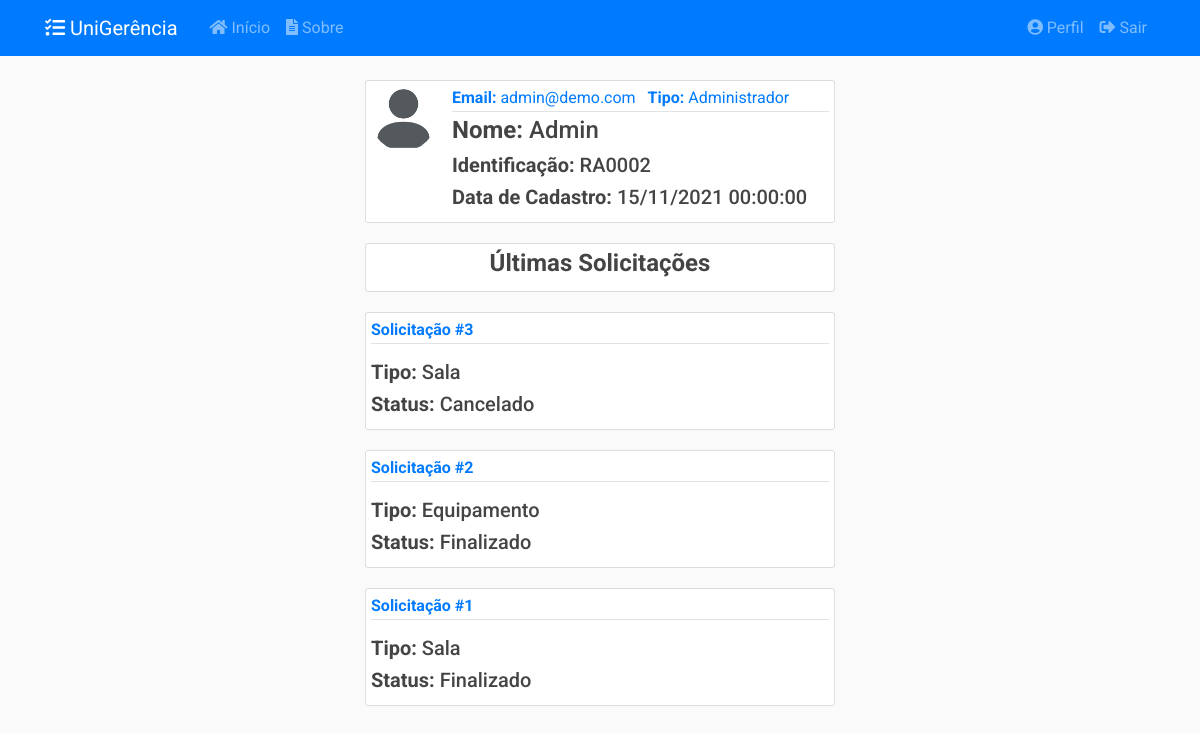
Screenshot of /usuarios/2 (signed in) with the database file from the repository.
### app/models/usuarios.py (models this page shows, shortened)
class Usuario(db.Model, UserMixin):
    __tablename__ = 'usuarios'
    __table_args__ = {'extend_existing': True}
    id = db.Column(db.Integer, primary_key=True)
    nome = db.Column(db.String(100), nullable=False)
    identificacao = db.Column(db.String(20), unique=True, nullable=False)
    email = db.Column(db.String(100), unique=True, nullable=False)
    senha = db.Column(db.String(60), nullable=False)
    data_cadastro = db.Column(db.DateTime, nullable=False,
                              default=datetime.now().astimezone(fuso_horario))
    data_atualizacao = db.Column(db.DateTime, nullable=True)
    tipo = db.Column(db.Enum(TipoUsuario), nullable=False)
    ativo = db.Column(db.Boolean, nullable=False, default=True)
    imagem_perfil = db.Column(db.String(20), nullable=False,
                              default='default.jpg')
    posts = db.relationship('Post', backref='autor',
                            foreign_keys='Post.usuario_id', lazy=True)
    recipiente = db.relationship('Post', backref='destinatario',
                                 foreign_keys='Post.destinatario_id', lazy=True)
    solicitacoes = db.relationship('Solicitacao', backref='autor', lazy=True)
    relatorios = db.relationship('Relatorio', backref='autor', lazy=True)
    def recupera_id(usuario_id):
        return Usuario.query.filter_by(id=usuario_id).filter_by(ativo=True).first_or_404()
    def __repr__(self):
        return f"{self.nome} ({self.identificacao})"

### app/models/solicitacoes.py (models this page shows, shortened)
class Solicitacao(db.Model):
    __tablename__ = 'solicitacoes'
    __table_args__ = {'extend_existing': True}
    id = db.Column(db.Integer, primary_key=True)
    status = db.Column(db.Enum(Status), default=Status.ABERTO.name)
    data_abertura = db.Column(db.DateTime, nullable=False,
                              default=datetime.now().astimezone(fuso_horario))
    data_inicio_pref = db.Column(db.Date, nullable=False)
    data_fim_pref = db.Column(db.Date, nullable=False)
    data_retirada = db.Column(db.DateTime, nullable=True)
    data_devolucao = db.Column(db.DateTime, nullable=True)
    data_cancelamento = db.Column(db.DateTime, nullable=True)
    data_finalizacao = db.Column(db.DateTime, nullable=True)
    quantidade = db.Column(db.Integer, nullable=False, default=0)
    descricao = db.Column(db.String(20), nullable=False)
    tipo = db.Column(db.String(20), nullable=False)
    ativo = db.Column(db.Boolean, nullable=False, default=True)
    usuario_id = db.Column(db.Integer, db.ForeignKey('usuarios.id'),
                           nullable=False)
    turno_id = db.Column(db.Integer, db.ForeignKey('turnos.id'),
                           nullable=False)
    turno = db.relationship('Turno', back_populates='solicitacoes')
    def recupera_autor_limite(usuario, limite):
        return Solicitacao.query.filter_by(autor=usuario).filter_by(
            ativo=True).order_by(Solicitacao.id.desc()).limit(limite)
    __mapper_args__ = {
        'polymorphic_identity': 'SOLICITACAO',
        'polymorphic_on': tipo
    }

class SolicitacaoSala(Solicitacao):
    __tablename__ = 'solicitacoes_salas'
    id = db.Column(db.Integer, db.ForeignKey('solicitacoes.id'), primary_key=True)
    setor_id = db.Column(db.Integer, db.ForeignKey('setores.id'), nullable=False)
    setor = db.relationship('Setor', back_populates='solicitacoes')
    salas = db.relationship('Sala', secondary= solicitacao_s,
                                    back_populates='solicitacoes')
    __mapper_args__ = {
        'polymorphic_identity': 'SALA',
    }

class Solicitacao(db.Model):
    __tablename__ = 'solicitacoes'
    __table_args__ = {'extend_existing': True}
    id = db.Column(db.Integer, primary_key=True)
    status = db.Column(db.Enum(Status), default=Status.ABERTO.name)
    data_abertura = db.Column(db.DateTime, nullable=False,
                              default=datetime.now().astimezone(fuso_horario))
    data_inicio_pref = db.Column(db.Date, nullable=False)
    data_fim_pref = db.Column(db.Date, nullable=False)
    data_retirada = db.Column(db.DateTime, nullable=True)
    data_devolucao = db.Column(db.DateTime, nullable=True)
    data_cancelamento = db.Column(db.DateTime, nullable=True)
    data_finalizacao = db.Column(db.DateTime, nullable=True)
    quantidade = db.Column(db.Integer, nullable=False, default=0)
    descricao = db.Column(db.String(20), nullable=False)
    tipo = db.Column(db.String(20), nullable=False)
    ativo = db.Column(db.Boolean, nullable=False, default=True)
    usuario_id = db.Column(db.Integer, db.ForeignKey('usuarios.id'),
                           nullable=False)
    turno_id = db.Column(db.Integer, db.ForeignKey('turnos.id'),
                           nullable=False)
    turno = db.relationship('Turno', back_populates='solicitacoes')
    def recupera_autor_limite(usuario, limite):
        return Solicitacao.query.filter_by(autor=usuario).filter_by(
            ativo=True).order_by(Solicitacao.id.desc()).limit(limite)
    __mapper_args__ = {
        'polymorphic_identity': 'SOLICITACAO',
        'polymorphic_on': tipo
    }

class SolicitacaoEquipamento(Solicitacao):
    __tablename__ = 'solicitacoes_equipamentos'
    id = db.Column(db.Integer, db.ForeignKey('solicitacoes.id'), primary_key=True)
    tipo_eqp_id = db.Column(db.Integer, db.ForeignKey('tipos_equipamento.id'),
                           nullable=True)
    equipamentos = db.relationship('Equipamento', secondary=solicitacao_e,
                                   back_populates='solicitacoes')
    tipo_eqp = db.relationship('TipoEquipamento', back_populates='solicitacoes')
    __mapper_args__ = {
        'polymorphic_identity': 'EQUIPAMENTO'
    }

### app/controllers/usuarios.py (the view)
@usuarios.route("/<int:usuario_id>", methods=['GET'])
@login_required
@admin_required
def usuario(usuario_id):
    usuario = Usuario.recupera_id(usuario_id)
    solicitacoes = Solicitacao.recupera_autor_limite(usuario, 5)
    return render_template('usuarios/usuario.html',
                           title=usuario, usuario=usuario,
                           solicitacoes=solicitacoes)

### app/models/usuarios.py (called while the page is built)
@login_manager.user_loader
def load_user(user_id):
    return Usuario.query.get(int(user_id))

### app/utils.py (called while the page is built)
def admin_required(f):
    @wraps(f)
    def wrap(*args, **kwargs):
        if current_user.tipo.name == 'ADMIN':
            return f(*args, **kwargs)
        else:
            flash('Você não tem autorização para acessar esta página.', 'danger')
        return redirect(url_for('principal.inicio'))
    return wrap

### app/templates/usuarios/usuario.html (shortened to what this page needs)
{% extends "layout.html" %}
{% block conteudo %}
<article class="media content-section">
    <img class="rounded-circle article-img" src="{{ url_for('static', filename='img_perfil/' + usuario.imagem_perfil) }}">
    <div class="media-body">
        <div class="article-metadata">
            <a class="mr-2"><strong>Email:</strong> {{ usuario.email }}</a>
            <a class="mr-2"><strong>Tipo:</strong> {{ usuario.tipo.value }}</a>
        </div>
        <h4 class="article-title"><strong>Nome:</strong> {{ usuario.nome }}</h4>
        <h5 class="article-content"><strong>Identificação:</strong> {{ usuario.identificacao }}</h5>
        <h5 class="article-content"><strong>Data de Cadastro:</strong> {{ usuario.data_cadastro.strftime('%d/%m/%Y %H:%M:%S') }}</h5>
    </div>
</article>
<article class="media content-section">
    <div class="media-body">
        <h4 class="article-content text-center"><strong>Últimas Solicitações</strong></h4>
    </div>
</article>
{% for solicitacao in solicitacoes %}
<article class="media content-section">
    <div class="media-body">
        <div class="article-metadata mb-3">
            <a class="mr-2" href="{{ url_for('solicitacoes.solicitacao', solicitacao_id=solicitacao.id )}}"><strong>Solicitação #{{ solicitacao.id }}</strong></a>
        </div>
        {% if solicitacao.tipo == 'EQUIPAMENTO' %}
        <h5 class="article-content"><strong>Tipo:</strong> Equipamento</h5>
        {% elif solicitacao.tipo == 'SALA' %}
        <h5 class="article-content"><strong>Tipo:</strong> Sala</h5>
        {% endif %}
        <h5 class="article-content"><strong>Status:</strong> {{ solicitacao.status.value }}</h5>
    </div>
</article>
{% endfor %}
{% endblock conteudo %}

### app/static/css/main.css (style rules this page uses)
body { background: #fafafad5; color: #333333; margin-top: 5rem; font-family: 'Roboto' !important; }
h1, h2, h3, h4, h5, h6 { color: #444444; }
html { scroll-behavior: smooth; }
.content-section { background: #ffffff; padding: 5px 5px; border: 1px solid #dddddd; border-radius: 3px; margin-bottom: 20px; }
.article-title { color: #444444; }
.article-content { white-space: pre-line; }
.article-img { height: 65px; width: 65px; margin-right: 16px; }
.article-metadata { padding-bottom: 1px; margin-bottom: 4px; border-bottom: 1px solid #e3e3e3 }

### rows the page displays
Usuario: imagem_perfil (placeholder picture), email "admin@demo.com", tipo.value "Administrador", nome "Admin", identificacao "RA0002", data_cadastro "15/11/2021 00:00:00"
SolicitacaoSala: id "3", shows "Tipo:", status.value "Cancelado"
SolicitacaoEquipamento: id "2", shows "Tipo:", status.value "Finalizado"
SolicitacaoSala: id "1", shows "Tipo:", status.value "Finalizado"
